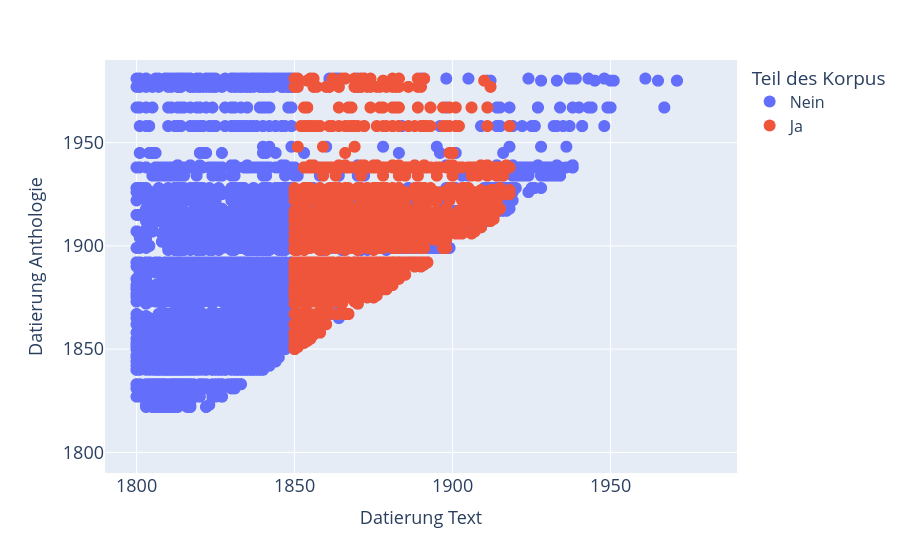

Notebook code for this chart:
### Code cell
teil_des_korpus = []
for this_author_title in meta['author_title']:
    if this_author_title in meta_anth['author_title'].tolist():
        teil_des_korpus.append('Ja')
    else:
        teil_des_korpus.append('Nein')
meta['Teil des Korpus'] = teil_des_korpus

fig = px.scatter(
    meta.query("corpus == 'anth' and year >= 1800"),
    x = 'year',
    y = 'anthology_year_used_ed',
    color = 'Teil des Korpus',
    labels = {'year' : 'Datierung Text<br>', 'anthology_year_used_ed' : '<br>Datierung Anthologie'},
    hover_data = ['anthology', 'author', 'title']
)

fig.update_layout(
    height = 700,
    yaxis_range=[1790,1990],
    xaxis_range=[1790,1990],
    xaxis=dict(tickfont=dict(size=18), titlefont=dict(size=18)),
    yaxis=dict(tickfont=dict(size=18), titlefont=dict(size=18)),
    legend=dict(font = dict(size = 16)),
)
fig.update_traces(marker=dict(size=12))
fig.show()

### Figure 1 — Plotly figure (JSON) as saved in the notebook; plotly's stock layout.template omitted (floating-point values rounded to 4 significant figures; data arrays with more than 128 entries replaced by an {"elided": "..."} marker saying what was removed)
{"data": [{"customdata": {"elided": "12923x3 str values"}, "hovertemplate": "Teil des Korpus=Nein<br>Datierung Text<br>=%{x}<br><br>Datierung Anthologie=%{y}<br>anthology=%{customdata[0]}<br>author=%{customdata[1]}<br>title=%{customdata[2]}<extra></extra>", "legendgroup": "Nein", "marker": {"color": "#636efa", "size": 12, "symbol": "circle"}, "mode": "markers", "name": "Nein", "showlegend": true, "type": "scattergl", "x": {"elided": "12923 int values"}, "xaxis": "x", "y": {"elided": "12923 int values"}, "yaxis": "y"}, {"customdata": {"elided": "3676x3 str values"}, "hovertemplate": "Teil des Korpus=Ja<br>Datierung Text<br>=%{x}<br><br>Datierung Anthologie=%{y}<br>anthology=%{customdata[0]}<br>author=%{customdata[1]}<br>title=%{customdata[2]}<extra></extra>", "legendgroup": "Ja", "marker": {"color": "#EF553B", "size": 12, "symbol": "circle"}, "mode": "markers", "name": "Ja", "showlegend": true, "type": "scattergl", "x": {"elided": "3676 int values"}, "xaxis": "x", "y": {"elided": "3676 int values"}, "yaxis": "y"}], "layout": {"autosize": true, "legend": {"font": {"size": 16}, "title": {"text": "Teil des Korpus"}, "tracegroupgap": 0}, "margin": {"t": 60}, "xaxis": {"anchor": "y", "domain": [0, 1], "range": [1790, 1990], "tickfont": {"size": 18}, "title": {"font": {"size": 18}, "text": "Datierung Text<br>"}, "type": "linear"}, "yaxis": {"anchor": "x", "domain": [0, 1], "range": [1790, 1990], "tickfont": {"size": 18}, "title": {"font": {"size": 18}, "text": "<br>Datierung Anthologie"}, "type": "linear"}}}
